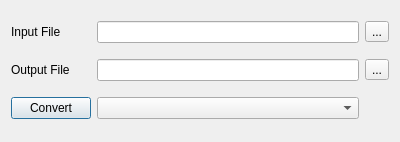
<?xml version="1.0" encoding="UTF-8"?>
<ui version="4.0">
 <class>ConvertFileDialog</class>
 <widget class="QDialog" name="ConvertFileDialog">
  <property name="geometry">
   <rect>
    <x>0</x>
    <y>0</y>
    <width>400</width>
    <height>142</height>
   </rect>
  </property>
  <property name="windowTitle">
   <string>Convert a file</string>
  </property>
  <layout class="QGridLayout" name="gridLayout">
   <item row="0" column="0">
    <widget class="QLabel" name="lbInput">
     <property name="text">
      <string>Input File</string>
     </property>
    </widget>
   </item>
   <item row="1" column="0">
    <widget class="QLabel" name="lbOutput">
     <property name="text">
      <string>Output File</string>
     </property>
    </widget>
   </item>
   <item row="1" column="1">
    <widget class="QLineEdit" name="leOutput">
     <property name="readOnly">
      <bool>true</bool>
     </property>
    </widget>
   </item>
   <item row="1" column="2">
    <widget class="QToolButton" name="tbOutput">
     <property name="text">
      <string>...</string>
     </property>
    </widget>
   </item>
   <item row="2" column="0">
    <widget class="QPushButton" name="btnConvert">
     <property name="text">
      <string>Convert</string>
     </property>
    </widget>
   </item>
   <item row="0" column="1">
    <widget class="QLineEdit" name="leInput">
     <property name="readOnly">
      <bool>true</bool>
     </property>
    </widget>
   </item>
   <item row="0" column="2">
    <widget class="QToolButton" name="tbInput">
     <property name="text">
      <string>...</string>
     </property>
    </widget>
   </item>
   <item row="2" column="1">
    <widget class="QComboBox" name="cbConfig"/>
   </item>
  </layout>
 </widget>
 <resources/>
 <connections>
  <connection>
   <sender>btnConvert</sender>
   <signal>clicked()</signal>
   <receiver>ConvertFileDialog</receiver>
   <slot>convertSlot()</slot>
   <hints>
    <hint type="sourcelabel">
     <x>46</x>
     <y>77</y>
    </hint>
    <hint type="destinationlabel">
     <x>199</x>
     <y>49</y>
    </hint>
   </hints>
  </connection>
  <connection>
   <sender>tbInput</sender>
   <signal>clicked()</signal>
   <receiver>ConvertFileDialog</receiver>
   <slot>openSlot()</slot>
   <hints>
    <hint type="sourcelabel">
     <x>372</x>
     <y>17</y>
    </hint>
    <hint type="destinationlabel">
     <x>199</x>
     <y>49</y>
    </hint>
   </hints>
  </connection>
  <connection>
   <sender>tbOutput</sender>
   <signal>clicked()</signal>
   <receiver>ConvertFileDialog</receiver>
   <slot>saveSlot()</slot>
   <hints>
    <hint type="sourcelabel">
     <x>372</x>
     <y>46</y>
    </hint>
    <hint type="destinationlabel">
     <x>199</x>
     <y>49</y>
    </hint>
   </hints>
  </connection>
 </connections>
 <slots>
  <slot>openSlot()</slot>
  <slot>saveSlot()</slot>
  <slot>convertSlot()</slot>
 </slots>
</ui>
